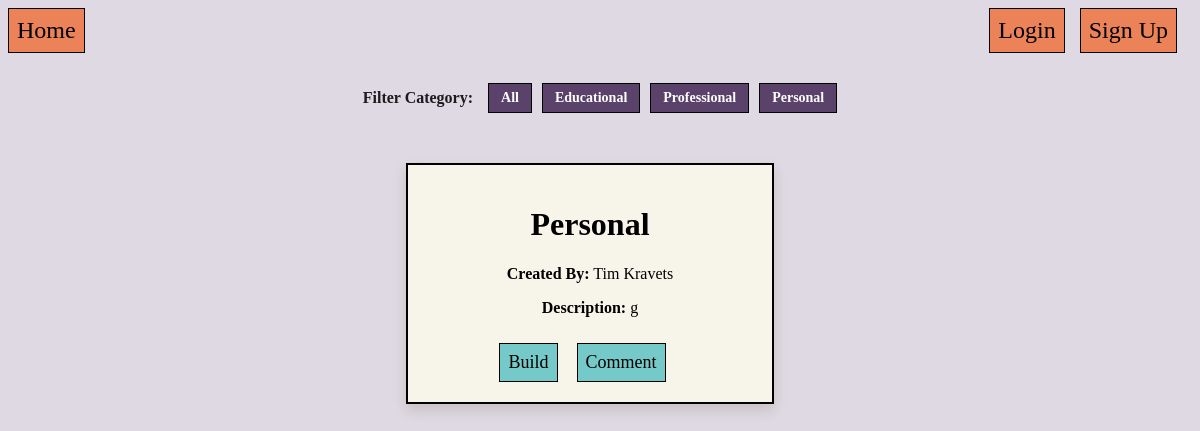
/personal, run on an earlier commit of the app's database.
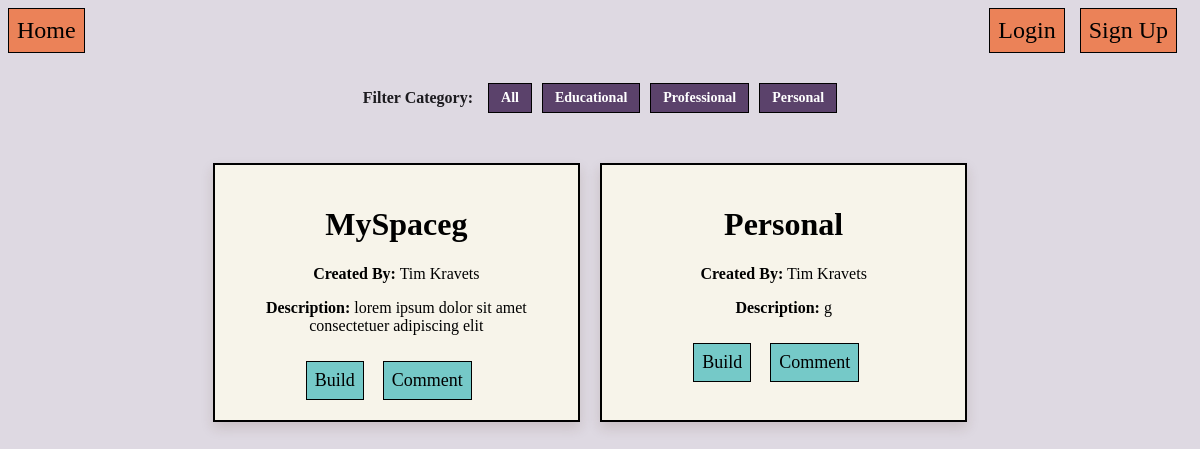
And on a later commit of the database.
### models.py (models this page shows, shortened)
class Build(db.Model, UserMixin):
    __tablename__ = 'builds'
    id = db.Column(db.Integer, primary_key=True)
    name = db.Column(db.String(80), unique=False, nullable=False)
    description = db.Column(db.Text, unique=False, nullable=False)
    instructions = db.Column(db.Text, unique=False, nullable=False)
    link = db.Column(db.Text, unique=False, nullable=False)
    tag = db.Column(db.String(80), unique=False, nullable=False)
    developerID = db.Column(db.Integer, db.ForeignKey('users.uid'), nullable=False)
    feedbacks = db.relationship('Feedback', backref='build', lazy=True)

class User(db.Model, UserMixin):
    __tablename__ = 'users'
    uid = db.Column(db.Integer, primary_key=True)
    fname = db.Column(db.String(80), nullable=False)
    lname = db.Column(db.String(80), nullable=False)
    username = db.Column(db.String(80), unique=True, nullable=False)
    password_hash = db.Column(db.String(128), nullable=False)
    is_dev = db.Column(db.Boolean, default=False)
    verified = db.Column(db.Boolean, default=False)
    builds = db.relationship('Build', backref='user', lazy=True)
    feedbacks = db.relationship('Feedback', backref='user', lazy=True)
    responses = db.relationship('Response', backref='user', lazy=True)

### routes.py (the view)
    @app.route('/personal')
    def personal():
        builds = Build.query.filter_by(tag="Personal").all()
        return render_template('index.html', builds=builds), 200

### templates/index.html (shortened to what this page needs)
{% extends "base.html" %}
{% block body_id %}homeBody{% endblock %}
{% block content %}
<div class="navbar" id="loginButtons">
    {% if current_user.is_authenticated %}
    <a href="{{ url_for('logout') }}">Logout</a>
    {% else %}
    <a href="{{ url_for('login') }}">Login</a>
    <a href="{{ url_for('signup') }}">Sign Up</a>
    {% endif %}
</div>
<div class="navbar">
    <a href="{{ url_for('home') }}">Home</a>
</div>
<div class="filter-bar" role="navigation" aria-label="Build Project Category Filters">
    <span class="filter-label">Filter Category:</span>
    <a href="{{ url_for('home') }}" class="filter-tag">All</a>
    <a href="{{ url_for('educational') }}" class="filter-tag">Educational</a>
    <a href="{{ url_for('professional') }}" class="filter-tag">Professional</a>
    <a href="{{ url_for('personal') }}" class="filter-tag">Personal</a>
</div>
<center>
    <div id="buildTable" {% if not builds %} hidden {% endif %}>
    {% for build in builds %}
        <div id="build-{{ build.id }}" class="display-container">
            <div class="display-container-main-content">
                <h1>{{ build.name }}</h1>
                <p><b>Created By:</b> {{ build.user.fname}} {{ build.user.lname }}</p>
                <p><b>Description:</b> {{ build.description }}</p>
                <div class="unexpanded-actions-wrapper">
                    <form action="{{ build.link }}" method="GET" style="display: inline-block;">
                        <a href="{{build.link}}" style="display:inline;"> <button type="submit" class="button">Build</button> </a>
                    </form>
                    <form action="{{ url_for('comment', id=build.id) }}" method="POST" style="display: inline-block;">
                        <button type="submit" class="button">Comment</button>
                    </form>
                </div>
            </div>
        </div>
    {% endfor %}
    <br>
</div>
</center>
{% endblock %}

What changed in the data, as far as the page shows it:
now on this page (row edited): Build: name "MySpaceg", user.fname "Tim", user.lname "Kravets", description "lorem ipsum dolor sit amet consectetuer adipiscing elit"
